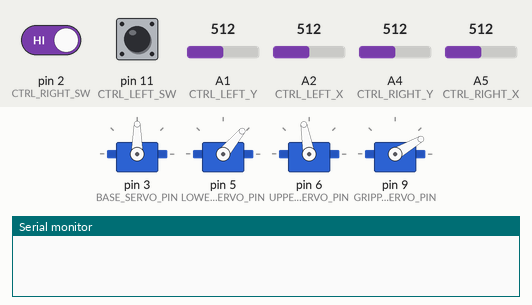
The sketch below on a simulated Arduino Uno, built with avr-gcc and run on an emulated ATmega328P. Shown: 4 × servo, the last lines printed to the serial monitor. The test bench sets the inputs (shaded band); at power-on: pin 11 (CTRL_LEFT_SW) HIGH, pin 2 (CTRL_RIGHT_SW) HIGH, A1 (CTRL_LEFT_Y) = 512, A2 (CTRL_LEFT_X) = 512, A4 (CTRL_RIGHT_Y) = 512, A5 (CTRL_RIGHT_X) = 512.

Above: at 1.2 s.
1.3 s: pin 11 (CTRL_LEFT_SW) pulled LOW for 0.15 s
2.9 s: pin 2 (CTRL_RIGHT_SW) driven LOW and pin 11 (CTRL_LEFT_SW) driven LOW
4.4 s: pin 11 (CTRL_LEFT_SW) driven HIGH
At 5.12 s:
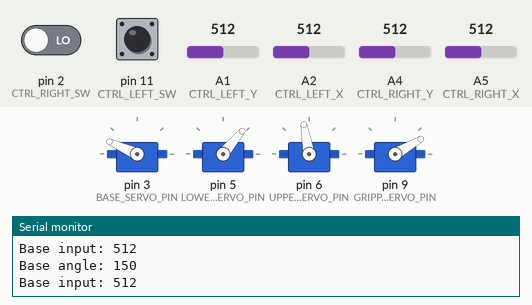
At 5.9 s:
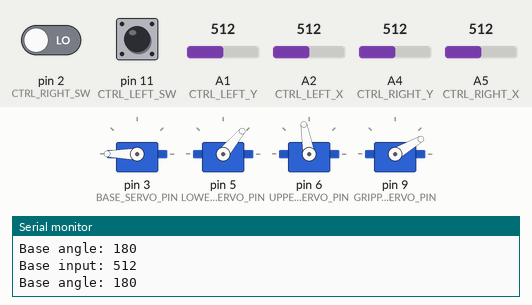
7.4 s: A1 (CTRL_LEFT_Y) set to 527
At 10.1 s:
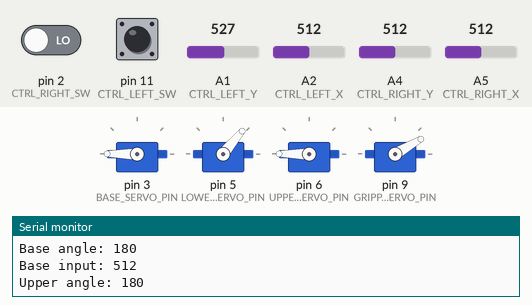
10.4 s: A2 (CTRL_LEFT_X) set to 486
13.4 s: A2 (CTRL_LEFT_X) set to 462
At 13.8 s:
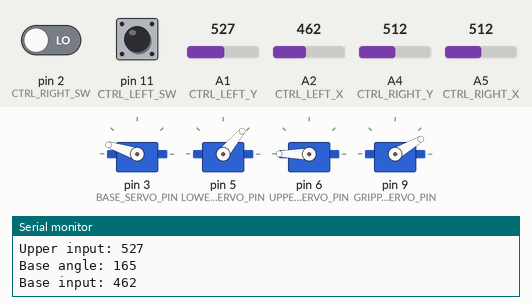
Timing chart, 0 to 17.4 s (numbered marks = the images above; inputs shaded):
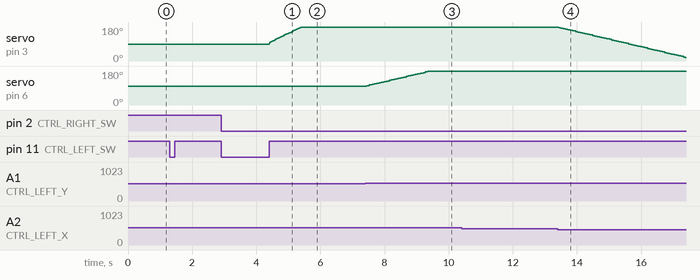

Measured:
- the behaviour switches between 515 and 516 on A1 (CTRL_LEFT_Y) (found by bisection; images 2 and 3)
- the behaviour switches between 480 and 479 on A2 (CTRL_LEFT_X) (found by bisection; images 3 and 4)
- after the input at 4.4 s, servo on pin 3 (BASE_SERVO_PIN): moves from 90° to 180° over 0.99 s, starting at once
- after the input at 7.4 s, servo on pin 6 (UPPER_SERVO_PIN): moves from 100° to 180° over 2.0 s, starting after 0.05 s
- after the input at 13.4 s, servo on pin 3 (BASE_SERVO_PIN): moves from 180° to 18° over 4.0 s, starting at once

The sketch:

Arm_A2.ino
```cpp
#include <Servo.h>
#include <EEPROM.h>


#define DELAY_MS 100

// Servo objects
Servo baseServo, lowerServo, upperServo, gripperServo;

// EEPROM storage start address
const int eepromStartAddress = 0;


// Servo pins
const int BASE_SERVO_PIN = 3;
const int LOWER_SERVO_PIN = 5;
const int UPPER_SERVO_PIN = 6;
const int GRIPPER_SERVO_PIN = 9;

// Joystick pins
const int CTRL_LEFT_X = A2;
const int CTRL_LEFT_Y = A1;
const int CTRL_RIGHT_X = A5;
const int CTRL_RIGHT_Y = A4;
const int CTRL_LEFT_SW = 11;  // Left joystick button
const int CTRL_RIGHT_SW = 2; // Right joystick button

// Servo angle limits
const int BASE_MIN = 0, BASE_MAX = 180;
const int LOWER_MIN = 45, LOWER_MAX = 175;
const int UPPER_MIN = 50, UPPER_MAX = 180;
const int GRIPPER_MIN = 60, GRIPPER_MAX = 32;

// Store current angles
int baseAngle = 90;
int lowerAngle = 50; //50;
int upperAngle = 100;
int gripperAngle = 30; //3

// Storage for recorded positions
const int maxSteps = 100;
int recordedPositions[maxSteps][4];  // Stores [base, lower, upper, gripper] positions
int stepCount = 0;  // Number of stored positions
int lastRecordTime = 0;

// State variables
bool recordMode = false;
bool playMode = false;


void setup() {
  // put your setup code here, to run once:

  Serial.begin(9600);

  // Attach servos
  baseServo.attach(BASE_SERVO_PIN);
  lowerServo.attach(LOWER_SERVO_PIN);
  upperServo.attach(UPPER_SERVO_PIN);
  gripperServo.attach(GRIPPER_SERVO_PIN);

  // Set initial positions
  baseServo.write(baseAngle);
  lowerServo.write(lowerAngle);
  upperServo.write(upperAngle);
  gripperServo.write(gripperAngle);

   // Setup joystick buttons
  pinMode(CTRL_LEFT_SW, INPUT_PULLUP);
  //digitalWrite(CTRL_LEFT_SW, HIGH);
  pinMode(CTRL_RIGHT_SW, INPUT_PULLUP);
  //digitalWrite(CTRL_RIGHT_SW, HIGH);

}

void saveToEEPROM() {
  int addr = eepromStartAddress;
  EEPROM.put(addr, stepCount);  // Store step count
  addr += sizeof(stepCount);

  for (int i = 0; i < stepCount; i++) {
    for (int j = 0; j < 4; j++) {
      EEPROM.put(addr, recordedPositions[i][j]);
      addr += sizeof(recordedPositions[i][j]);
    }
  }
  // Clear remaining space if a previous session had more steps
  for (int i = stepCount; i < maxSteps; i++) {
    for (int j = 0; j < 4; j++) {
      EEPROM.put(addr, 0);  // Overwrite old values with 0
      addr += sizeof(int);
    }
  }
  Serial.println("Recorded positions saved to EEPROM.");
}

void loadFromEEPROM() {
  int addr = eepromStartAddress;
  EEPROM.get(addr, stepCount);
  addr += sizeof(stepCount);

  Serial.print("Loaded Step Count: ");
  Serial.println(stepCount);

  for (int i = 0; i < stepCount; i++) {
    for (int j = 0; j < 4; j++) {
      EEPROM.get(addr, recordedPositions[i][j]);
      addr += sizeof(recordedPositions[i][j]);
    }
  }
  Serial.println("Data loaded from EEPROM:");
}

void Record() {
  // Record current servo positions only if the change in angle is greater than 2 for at least one servo
  static int lastBaseAngle = baseServo.read();
  static int lastLowerAngle = lowerServo.read();
  static int lastUpperAngle = upperServo.read();
  static int lastGripperAngle = gripperServo.read();

  if (abs(baseServo.read() - lastBaseAngle) > 2 ||
      abs(lowerServo.read() - lastLowerAngle) > 2 ||
      abs(upperServo.read() - lastUpperAngle) > 2 ||
      abs(gripperServo.read() - lastGripperAngle) > 20) {
    if (stepCount < maxSteps) {
      recordedPositions[stepCount][0] = baseServo.read();
      recordedPositions[stepCount][1] = lowerServo.read();
      recordedPositions[stepCount][2] = upperServo.read();
      recordedPositions[stepCount][3] = gripperServo.read();
      stepCount++;
      Serial.println("Position Recorded");

      // Update last recorded angles
      lastBaseAngle = baseServo.read();
      lastLowerAngle = lowerServo.read();
      lastUpperAngle = upperServo.read();
      lastGripperAngle = gripperServo.read();


    } else {
      Serial.println("Max steps reached");
    }
  }
}


void Control() {
   // Read joystick values
   int baseInput = analogRead(CTRL_LEFT_X);
   int upperInput = analogRead(CTRL_LEFT_Y);
   int lowerInput = analogRead(CTRL_RIGHT_Y);
   int gripperInput = analogRead(CTRL_RIGHT_X);
   int leftButton = digitalRead(CTRL_LEFT_SW);


   if(abs(baseInput - 495) > 15) {
     int change = (baseInput < 495) ? -3 : 3;
     baseAngle += change;
     if (baseAngle < BASE_MIN) {
       baseAngle = BASE_MIN;
     } else if (baseAngle > BASE_MAX) {
       baseAngle = BASE_MAX;
     }
     baseServo.write(baseAngle);
     Serial.print("Base angle: ");
     Serial.println(baseAngle);
     Serial.print("Base input: ");
     Serial.println(baseInput);

   }

   if(abs(lowerInput - 520) > 15) {
     int change = (lowerInput < 520) ? -3 : 3;

     lowerAngle += change;
     if (lowerAngle < LOWER_MIN) {
       lowerAngle = LOWER_MIN;
     } else if (lowerAngle > LOWER_MAX) {
       lowerAngle = LOWER_MAX;
     }

     lowerServo.write(lowerAngle);
     Serial.print("Lower angle: ");
     Serial.println(lowerAngle);
     Serial.print("Lower input: ");
     Serial.println(lowerInput);

   }

   if(abs(upperInput - 500) > 15) {
     int change = (upperInput < 500) ? -3 : 3;
     upperAngle += change;
     if (upperAngle < UPPER_MIN) {
       upperAngle = UPPER_MIN;
     } else if (upperAngle > UPPER_MAX) {
       upperAngle = UPPER_MAX;
     }
     upperServo.write(upperAngle);
     Serial.print("Upper angle: ");
     Serial.println(upperAngle);
     Serial.print("Upper input: ");
     Serial.println(upperInput);

   }

   if (leftButton == LOW) {
     if (gripperServo.read() == GRIPPER_MIN) {
       gripperServo.write(GRIPPER_MAX);
     } else {
       gripperServo.write(GRIPPER_MIN);
     }
     while(digitalRead(CTRL_LEFT_SW) == LOW) {
       delay(10); // Small delay to avoid excessive CPU usage
     }
   }

   delay(10);
}

void Play() {
  // Play back recorded positions
  static int playStep = 0;
  if (playStep < stepCount) {
  Serial.println("To be achieved.. ");
  Serial.print("Base: ");
  Serial.print(baseServo.read());
  Serial.print(" Lower: ");
  Serial.print(lowerServo.read());
  Serial.print(" Upper: ");
  Serial.print(upperServo.read());
  Serial.print(" Gripper: ");
  Serial.println(gripperServo.read());
    while (baseServo.read() != recordedPositions[playStep][0] ||
           lowerServo.read() != recordedPositions[playStep][1] ||
           upperServo.read() != recordedPositions[playStep][2]) {
      // Move servos to recorded positions

    if(baseServo.read() < recordedPositions[playStep][0]){
      baseServo.write(baseServo.read() + 1);

    }
    else if(baseServo.read() > recordedPositions[playStep][0]){
      baseServo.write(baseServo.read() - 1);

    }
    if(lowerServo.read() < recordedPositions[playStep][1]){
      lowerServo.write(lowerServo.read() + 1);

    }
    else if(lowerServo.read() > recordedPositions[playStep][1]){
      lowerServo.write(lowerServo.read() - 1);

    }
    if(upperServo.read() < recordedPositions[playStep][2]){
      upperServo.write(upperServo.read() + 1);

    }
    else if(upperServo.read() > recordedPositions[playStep][2]){
      upperServo.write(upperServo.read() - 1);

    }
    delay(10);
  }
  if (recordedPositions[playStep][3] != gripperServo.read()){
    gripperServo.write(recordedPositions[playStep][3]);
    delay(250);
  }
    playStep++;
  }
  else {
    playMode = false;
    playStep = 0;
    Serial.println("Playback complete");
  }
}

void loop() {
  // put your main code here, to run repeatedly:

  if (digitalRead(CTRL_RIGHT_SW) == LOW && digitalRead(CTRL_LEFT_SW) == LOW) {
    recordMode = !recordMode;
    if (recordMode) {
      Serial.println("Record Mode ON");
      stepCount = 0;

    }
    else {
      Serial.println("Record Mode OFF");
      saveToEEPROM();
    }
    while (digitalRead(CTRL_RIGHT_SW) == LOW && digitalRead(CTRL_LEFT_SW) == LOW) {
      // Wait for both buttons to be released
    delay(100);
    }
  }
  if (digitalRead(CTRL_LEFT_SW)== LOW && digitalRead(CTRL_RIGHT_SW) == HIGH && recordMode == false) {
    playMode = !playMode;
    if (playMode) {
      loadFromEEPROM();
      Serial.print("Number of steps: ");
      Serial.println(stepCount);
      if (stepCount > 0){

      Serial.println("Play Mode ON");

      delay(250);
      }else {
      playMode = false;
      }
    }
    else {
      Serial.println("Play Mode OFF");
      delay(250);
    }
    while (digitalRead(CTRL_LEFT_SW) == LOW) {
      // Wait for button to be released
      delay(100);
    }
  }


  int grippy = gripperServo.read();
  if (recordMode) {

    Control();
    if ((stepCount < maxSteps) && (millis() - lastRecordTime > 500) || grippy != gripperServo.read()) {
      lastRecordTime = millis();
      grippy = gripperServo.read();
      Record();
   }
  }
  if (playMode) {
    Play();
  }


}
```
